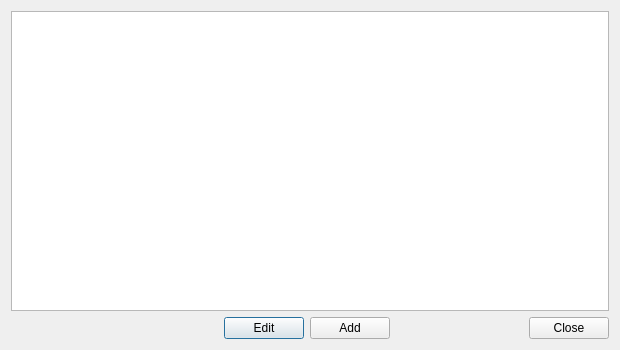
<?xml version="1.0" encoding="UTF-8"?>
<ui version="4.0">
 <class>ViewBaitDialog</class>
 <widget class="QDialog" name="ViewBaitDialog">
  <property name="geometry">
   <rect>
    <x>0</x>
    <y>0</y>
    <width>620</width>
    <height>350</height>
   </rect>
  </property>
  <property name="windowTitle">
   <string>View Baits</string>
  </property>
  <layout class="QVBoxLayout" name="verticalLayout">
   <item>
    <widget class="QTableView" name="baitTable">
     <property name="sizePolicy">
      <sizepolicy hsizetype="Preferred" vsizetype="Expanding">
       <horstretch>0</horstretch>
       <verstretch>0</verstretch>
      </sizepolicy>
     </property>
     <property name="editTriggers">
      <set>QAbstractItemView::NoEditTriggers</set>
     </property>
     <attribute name="horizontalHeaderShowSortIndicator" stdset="0">
      <bool>true</bool>
     </attribute>
     <attribute name="horizontalHeaderStretchLastSection">
      <bool>true</bool>
     </attribute>
    </widget>
   </item>
   <item>
    <layout class="QHBoxLayout" name="horizontalLayout">
     <item>
      <spacer name="horizontalSpacer">
       <property name="orientation">
        <enum>Qt::Horizontal</enum>
       </property>
       <property name="sizeHint" stdset="0">
        <size>
         <width>40</width>
         <height>20</height>
        </size>
       </property>
      </spacer>
     </item>
     <item>
      <widget class="QPushButton" name="editButton">
       <property name="text">
        <string>Edit</string>
       </property>
      </widget>
     </item>
     <item>
      <widget class="QPushButton" name="addButton">
       <property name="text">
        <string>Add</string>
       </property>
      </widget>
     </item>
     <item>
      <widget class="QDialogButtonBox" name="buttonBox">
       <property name="orientation">
        <enum>Qt::Horizontal</enum>
       </property>
       <property name="standardButtons">
        <set>QDialogButtonBox::Close</set>
       </property>
      </widget>
     </item>
    </layout>
   </item>
  </layout>
 </widget>
 <resources/>
 <connections>
  <connection>
   <sender>buttonBox</sender>
   <signal>clicked(QAbstractButton*)</signal>
   <receiver>ViewBaitDialog</receiver>
   <slot>accept()</slot>
   <hints>
    <hint type="sourcelabel">
     <x>248</x>
     <y>254</y>
    </hint>
    <hint type="destinationlabel">
     <x>157</x>
     <y>274</y>
    </hint>
   </hints>
  </connection>
 </connections>
</ui>
